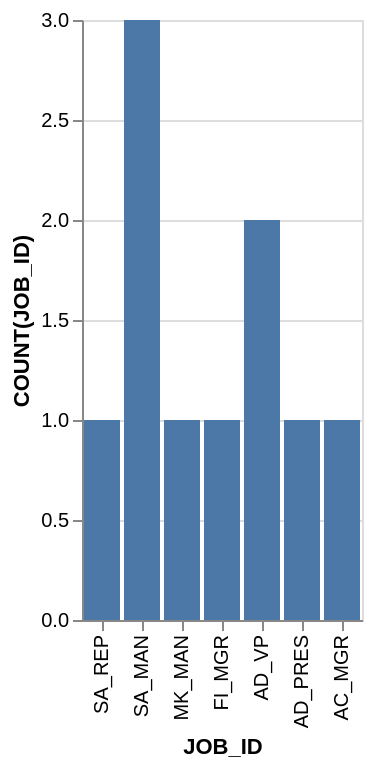

This figure's Vega-Lite source:
### Vega-Lite specification from a JSON file in a GitHub repository (floating-point values rounded to 4 significant figures)
{"data": {"values": [{"x_data": "SA_REP", "y_data": 1}, {"x_data": "SA_MAN", "y_data": 3}, {"x_data": "MK_MAN", "y_data": 1}, {"x_data": "FI_MGR", "y_data": 1}, {"x_data": "AD_VP", "y_data": 2}, {"x_data": "AD_PRES", "y_data": 1}, {"x_data": "AC_MGR", "y_data": 1}]}, "mark": "bar", "encoding": {"x": {"field": "x_data", "type": "nominal", "title": "JOB_ID", "sort": "descending"}, "y": {"field": "y_data", "type": "quantitative", "title": "COUNT(JOB_ID)"}}}
